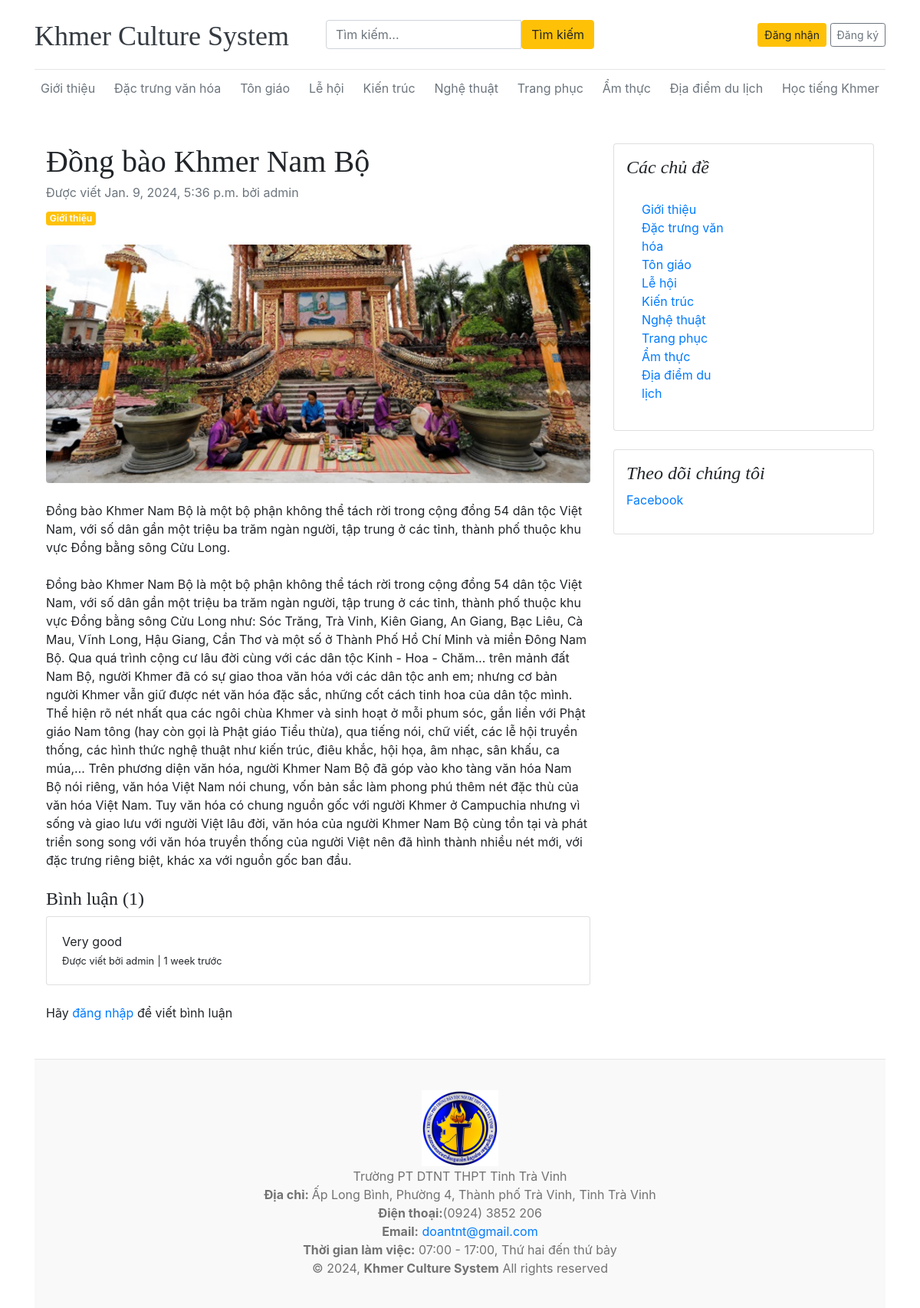
The app's page /dong-bao-khmer-nam-bo/ with its own data.
### core/models.py (models this page shows, shortened)
class Category(models.Model):
    category_name = models.CharField(max_length=50, unique=True)
    create_at = models.DateTimeField(auto_now_add=True)
    update_at = models.DateTimeField(auto_now_add=True)
    class Meta:
        verbose_name_plural = 'categories'
    def __str__(self):
        return self.category_name

class Blog(models.Model):
    title = models.CharField(max_length=100)
    slug = models.SlugField(max_length=150, unique=True, blank=True)
    category = models.ForeignKey(Category, on_delete=models.CASCADE)
    author = models.ForeignKey(User, on_delete=models.CASCADE)
    featured_image = models.ImageField(upload_to='upload/%Y/%m/%d')
    short_description = models.TextField(max_length=500)
    blog_body = models.TextField(max_length=5000)
    status = models.CharField(max_length=20, choices=STATUS_CHOICES, default = 0)
    is_featured = models.BooleanField(default=False)
    created_at = models.DateTimeField(auto_now_add=True)
    updated_at = models.DateTimeField(auto_now=True)

class Comment(models.Model):
    user = models.ForeignKey(User, on_delete=models.CASCADE)
    blog = models.ForeignKey(Blog, on_delete=models.CASCADE)
    comment = models.TextField(max_length=250)
    created_at = models.DateTimeField(auto_now_add=True)
    updated_at = models.DateTimeField(auto_now=True)
    def __str__(self):
        return self.comment

### information/models.py (models this page shows, shortened)
class SocialLink(models.Model):
    platform = models.CharField(max_length=25)
    link = models.URLField (max_length=100)
    created_at = models.DateTimeField(auto_now_add=True)
    updated_at = models.DateTimeField(auto_now=True)

### core/views.py (the view, shortened to what this page needs)
# urls.py: path('<slug:slug>/', CoreView.blogs, name='blogs'),
def blogs(request, slug):
    single_blog = get_object_or_404(Blog, slug=slug, status='Published')
    comments = Comment.objects.filter(blog=single_blog)
    comment_count = comments.count()
    context = {
        'single_blog': single_blog,
        'comments':comments,
        'comment_count': comment_count,
    }
    return render(request, 'blogs.html', context)

### core/context_processors.py (called while the page is built)
def get_categories(request):
    categories = Category.objects.all()
    return dict(categories=categories)

def get_social_links(request):
    social_links = SocialLink.objects.all()
    return dict(social_links=social_links)

### templates/blogs.html
{% extends 'base.html' %}
{% block content %}
<div class="container mt-5">
    <div class="row">
        <div class="col-lg-8">
            <article>
                <header class="mb-4">
                    <h1 class="fw-bolder mb-1">{{single_blog.title}}</h1>
                    <div class="text-muted fst-italic mb-2">Được viết {{single_blog.created_at}} bởi {{single_blog.author}}</div>
                    <a class="badge bg-warning text-decoration-none text-light" href="#!">{{single_blog.category}}</a>
                </header>
                <figure class="mb-4"><img class="img-fluid rounded" src="{{single_blog.featured_image.url}}" alt="..." /></figure>
                <section class="mb-5">
                    <p class="fs-5 mb-4">{{single_blog.short_description}}</p>
                    <p class="fs-5 mb-4 text-align: justify;">{{single_blog.blog_body}}</p>
                    <h4>Bình luận ({{comment_count}})</h4>
                    {% if comments %}
                        {% for comment in comments %}
                        <div class="card mt-1">
                            <div class="card-body">
                                <p class="card-text mb-0">{{ comment }}</p>
                                <span>
                                    <small>Được viết bởi {{ comment.user }}</small>
                                    <small>| {{ comment.created_at | timesince}} trước</small>
                                </span>
                            </div>
                        </div>
                        {% endfor %}
                    {% else %}
                    Không có bình luận
                    {% endif %}
                    <br>
                    <div class"form-group">
                        {% if user.is_authenticated %}
                        <form action="" method="POST">
                            {% csrf_token %}
                            <div class="form-group">
                                <textarea name="comment" class="form-control" placeholder="Bình luận của bạn"></textarea>
                                <input type="submit" value="Bình luận" class="btn btn-primary mt-2"></input>
                            </div>
                        <form>
                        {% else %}
                        <p>Hãy <span><a href="{% url 'core:login' %}">đăng nhập</a></span> để viết bình luận</p>
                        {% endif %}
                    </div>
                    </section>
            </article>
        </div>
        <div class="col-lg-4">
            <div class="card mb-4 p-3">
                <h4 class="font-italic">Các chủ đề</h4>
                <div class="card-body">
                    <div class="row">
                        <div class="col-sm-6">
                            <ul class="list-unstyled mb-0">
                            {% for cat in categories %}
                                <li><a href="{% url 'core:posts_by_category' cat.id %}">{{cat.category_name}}</a></li>
                            {% endfor %}
                            </ul>
                        </div>
                    </div>
                </div>
            </div>
            {% if social_links %}
            <div class="card mb-4 p-3">
                <h4 class="font-italic">Theo dõi chúng tôi</h4>
                <ol class="list-unstyled">
                    {% for i in social_links %}
                    <li><a href="{{i.link}}" target="_blank">{{i.platform}}</a></li>
                    {% endfor %}
                </ol>
            </div>
            {% endif %}
        </div>
    </div>
</div>
{% endblock %}

### templates/base.html (shortened to what this page needs)
{% load static %}
<!DOCTYPE html>
<html lang="en">
<head>
    <link href="https://getbootstrap.com/docs/4.0/dist/css/bootstrap.min.css" rel="stylesheet">
    <link rel="stylesheet" href="https://cdnjs.cloudflare.com/ajax/libs/font-awesome/4.7.0/css/font-awesome.min.css">
    <link href="{% static 'css/blog.css' %}" rel="stylesheet">
  </head>
<body>
    <div class="container">
      <header class="blog-header py-3">
        <div class="row flex-nowrap justify-content-between align-items-center">
          <div class="col-4 pt-1">
            <a class="blog-header-logo text-dark" href="/">Khmer Culture System</a>
          </div>
          <div class="col-4">
            <form action="{% url 'search' %}" method="GET">
              <div class="input-group">
                  <input class="form-control" type="text" name="keyword" value="{{keyword}}" placeholder="Tìm kiếm..." aria-label="Enter search term..." aria-describedby="button-search" />
                  <button type="sumbit" class="btn btn-warning" id="button-search" type="button">Tìm kiếm</button>
            </div>
            </form>
          </div>
          <div class="col-4 d-flex justify-content-end align-items-center">
            {% if not user.is_authenticated %}
            <a class="btn btn-sm btn-warning" href="{% url 'core:login' %}">Đăng nhận</a> &nbsp;
            <a class="btn btn-sm btn-outline-secondary" href="{% url 'core:register' %}">Đăng ký</a>
            {% else %}
            <span><a href="{% url 'dashboards:dashboard' %}">Dashboard</a></span>
            &emsp;
            <span><a href="{% url 'core:logout' %}">Đăng xuất</a><span>
            {% endif %}
          </div>
        </div>
      </header>
      <div class="nav-scroller py-1 mb-2">
        <nav class="nav d-flex justify-content-between">
          {% for cat in categories %}
            <a class="p-2 text-muted" href="{% url 'core:posts_by_category' cat.id %}">{{ cat.category_name }}</a>
          {% endfor %}
            <a class="p-2 text-muted" href="{% url 'learnkhmer:index' %}">Học tiếng Khmer</a>
        </nav>
      </div>
{% block content %}
{% endblock %}
<footer>
<div class="blog-footer">
  <div class="logo mb-30">
    <a href="index.html" class="mb-15"><img src="{% static '/images/DTNTTV.png' %}" alt="logo" /></a>
    <p class="font-lg text-heading">Trường PT DTNT THPT Tỉnh Trà Vinh</p>
  </div>
  <div class="">
            <a><img src=""><a><strong>Địa chỉ: </strong> <span>Ấp Long Bình, Phường 4, Thành phố Trà Vinh, Tỉnh Trà Vinh</span></li> <br>
            <a><img src=""><strong>Điện thoại:</strong><span>(0924) 3852 206</span></li><br>
            <a><img src=""><strong>Email:</strong><span><a href="/cdn-cgi/l/email-protection" class="__cf_email__" data-cfemail="6a190b060f2a240f191e44090507"> doantnt@gmail.com</a></span></li> <br>
            <a><img src=""><strong>Thời gian làm việc:</strong><span> 07:00 - 17:00, Thứ hai đến thứ bảy</span></li> <br>
  </div>
  <div>
    <p class="">&copy; 2024, <strong class="text-brand">Khmer Culture System</strong> All rights reserved</p>
  </div>
</footer>
</body>
</html>

### static/css/blog.css (style rules this page uses)
.blog-header { border-bottom: 1px solid #e5e5e5; }
.blog-header-logo { font-family: "Playfair Display", Georgia, "Times New Roman", serif; font-size: 2.25rem; }
h1, h2, h3, h4, h5, h6 { font-family: "Playfair Display", Georgia, "Times New Roman", serif; }
.blog-footer { padding: 2.5rem 0; color: #727272; text-align: center; background-color: #f9f9f9; border-top: .05rem solid #e5e5e5; list-style-type: none; }
.blog-footer p:last-child { margin-bottom: 0; }

### records on screen
Category: category_name "Giới thiệu"
Category: category_name "Đặc trưng văn hóa"
Category: category_name "Tôn giáo"
Category: category_name "Lễ hội"
Category: category_name "Kiến trúc"
Category: category_name "Nghệ thuật"
Category: category_name "Trang phục"
Category: category_name "Ẩm thực"
Category: category_name "Địa điểm du lịch"
Blog: title "Đồng bào Khmer Nam Bộ", created_at "Jan. 9, 2024, 5:36 p.m.", author "admin", category "Giới thiệu", featured_image (picture), short_description "Đồng bào Khmer Nam Bộ là một bộ phận không thể tách rời trong cộng đồng 54 dân tộc Việt Nam, với số dân gần một triệu ba trăm ngàn người, tập trung ở các tỉnh, thành phố thuộc khu vực Đồng bằng sông Cửu Long.", blog_body "Đồng bào Khmer Nam Bộ là một bộ phận không thể tách rời trong cộng đồng 54 dân tộc Việt Nam, với số dân gần một triệu ba trăm ngàn người, tập trung ở các tỉnh, thành phố thuộc khu vực Đồng bằng sông Cửu Long như: Sóc Trăng, Trà Vinh, Kiên Giang, An Giang, Bạc Liêu, Cà Mau, Vĩnh Long, Hậu Giang, Cần Thơ và một số ở Thành Phố Hồ Chí Minh và miền Đông Nam Bộ. Qua quá trình cộng cư lâu đời cùng với các dân tộc Kinh - Hoa - Chăm… trên mảnh đất Nam Bộ, người Khmer đã có sự giao thoa văn hóa với các dân tộc anh em; nhưng cơ bản người Khmer vẫn giữ được nét văn hóa đặc sắc, những cốt cách tinh hoa của dân tộc mình. Thể hiện rõ nét nhất qua các ngôi chùa Khmer và sinh hoạt ở mỗi phum sóc, gắn liền…"
Comment: comment "Very good", user "admin", created_at "1 week"
SocialLink: platform "Facebook"

### other values on screen
{{ comment_count }} "1"
